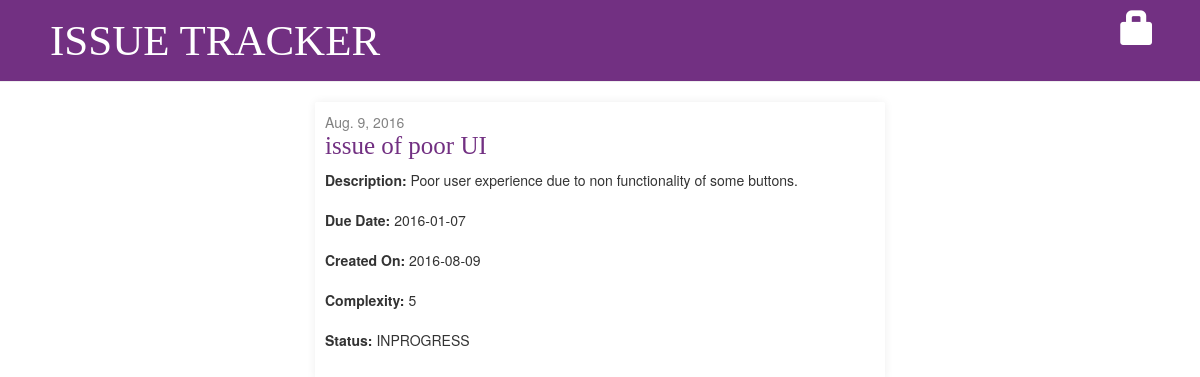
/post/1244/, run on an earlier commit of the app's database.
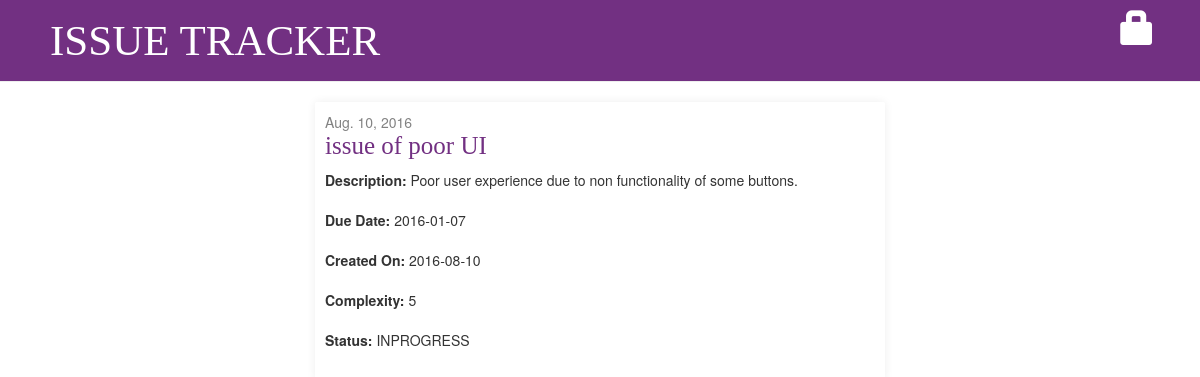
And on a later commit of the database.
### blog/models.py (models this page shows, shortened)
class Post(models.Model):
    COMPLEXITY=(('1','one'),('2','two'),('3','three'),('4','four'),('5','five'),('6','six'),('7','seven'),('8','eight'),('9','nine'),('10','ten'))
    STATUS=(('NEW','new'),('INPROGRESS','inprogress'),('RESOLVED','resolved'),('FEEDBACK','feedback'),('CLOSED','closed'))
    id = models.AutoField(primary_key=True)
    title = models.CharField(max_length=200)
    desc = models.TextField()
    dueDate = models.DateField(
            blank=True, null=True)
    createdOn = models.DateField(
            default=date.today())
    complexity=models.CharField(max_length=1,choices=COMPLEXITY)
    status=models.CharField(max_length=20,choices=STATUS)

### blog/views.py (the view)
# urls.py: url(r'^post/(?P<pk>\d+)/$', views.issue_detail, name='issue_detail'),
def issue_detail(request, pk):
    post = get_object_or_404(Post, pk=pk)
    return render(request, 'blog/issue_detail.html', {'post': post})

### blog/templates/blog/issue_detail.html (shortened to what this page needs)
{% extends 'blog/base.html' %}
{% block content %}
    <div class="post">
      <div class="row">
        <div class="col-md-8">
          {% if post.createdOn %}
              <div class="date">
                  {{ post.createdOn }}
              </div>
          {% endif %}
        </div>
        <div class="col-md-4 right">
        </div>
      </div>
        <h1>{{ post.title }}</h1>
        <p class="detail"><strong>Description: </strong>{{ post.desc|linebreaksbr }}</p>
        <p class="detail"><strong>Due Date: </strong>{{ post.dueDate|linebreaksbr }}</p>
        <p class="detail"><strong>Created On: </strong>{{ post.createdOn|linebreaksbr }}</p>
        <p class="detail"><strong>Complexity: </strong>{{ post.complexity|linebreaksbr }}</p>
        <p class="detail"><strong>Status: </strong>{{ post.status|linebreaksbr }}</p>
    </div>
{% endblock %}

### blog/templates/blog/base.html (shortened to what this page needs)
{% load staticfiles %}
<html>
    <head>
        <link rel="stylesheet" href="//maxcdn.bootstrapcdn.com/bootstrap/3.2.0/css/bootstrap.min.css">
        <link rel="stylesheet" href="//maxcdn.bootstrapcdn.com/bootstrap/3.2.0/css/bootstrap-theme.min.css">
        <link rel="stylesheet" href="{% static 'css/blog.css' %}">
    </head>
    <body>
      <div class="page-header row">
        <div class="col-md-8 col-sm-8">
          <a href="{% url 'blog.views.issue_list' %}">ISSUE TRACKER</a>
        </div>
        <div class="col-md-4 col-sm-4" id="login_info_container">
          {% if user.is_authenticated %}
            <p class="login-info">Hello {{ user.username }} |<a href="{% url 'logout' %}"> Log out</a></p>
          {% else %}
            <a href="{% url 'login' %}" class="top-menu"><span class="glyphicon glyphicon-lock"></span></a>
          {% endif %}
        </div>
      </div>
      <div id="main_container">
        {% block content %}
        {% endblock %}
      </div>
    </body>
</html>

### blog/static/css/blog.css (style rules this page uses)
.page-header { background-color: #723082; margin-top: 0; font-size: 43px; color: #fff; padding-top: 10px; padding-bottom: 10px; text-align: left; padding-left: 50px; font-family: 'Bitter', serif; }
body { text-align: center; overflow-x: hidden; }
.page-header a { text-decoration: none; color: #fff; }
.date { color: #828282; }
.top-menu, .top-menu:hover, .top-menu:visited { color: #ffffff; float: right; font-size: 26pt; margin-right: 20px; }
.post { box-shadow: 0 0 10px #eee; padding: 10px; margin: 15px; border-radius: 2px; }
.post h1 { font-size: 25px; margin-top: 0; color: #723082; font-family: 'Bitter', serif; }
#main_container { width: 50%; margin-left: auto; margin-right: auto; text-align: left; }
#login_info_container { text-align: right; padding-right: 40px; }
.right { text-align: right; }
.detail { padding-bottom: 10px; }

What changed in the data, as far as the page shows it:
changed Post "issue of poor UI": createdOn "Aug. 9, 2016" → "Aug. 10, 2016"; createdOn "2016-08-09" → "2016-08-10"
